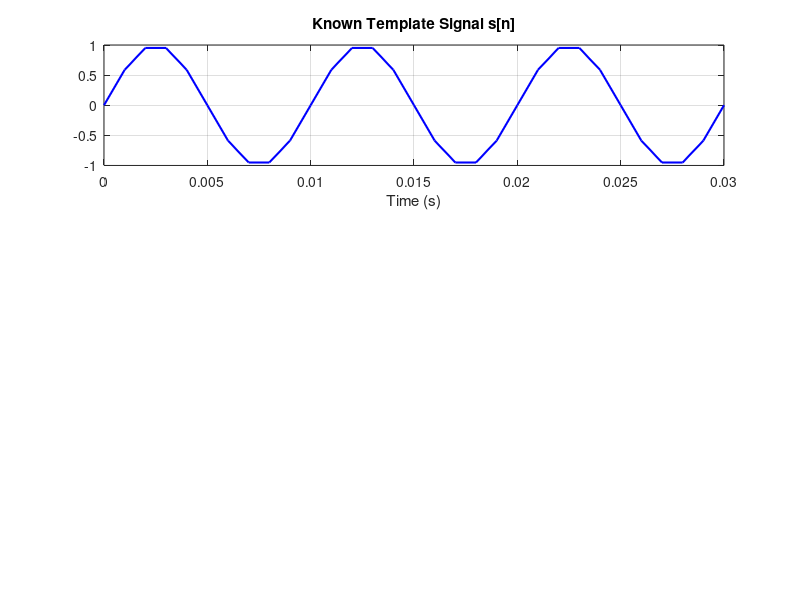

This chart was generated by the following MATLAB code:
% --- Generate Memory Files for Known Signal ---
clear; clc;

% 1. Create Reference Signal
fs = 1000;
t = 0:1/fs:0.03; % 31 samples
s = sin(2 * pi * 100 * t); % 100 Hz sine wave

subplot(3,1,1);
plot(t, s, 'b', 'LineWidth', 1.5);
title('Known Template Signal s[n]');
xlabel('Time (s)'); grid on;

% 2. Quantize to 8-Bit Signed Fixed-Point
BITS = 8;
s_norm = s / max(abs(s)); % Normalize to [-1.0, 1.0]
s_int = round(s_norm * (2^(BITS-1) - 1)); % Scale to [-128, 127]

% Convert negative numbers to 8-bit Two's Complement hex
s_hex = cell(length(s_int), 1);
for i = 1:length(s_int)
    val = s_int(i);
    if val < 0
        val = val + 2^BITS;
    end
    s_hex{i} = dec2hex(val, 2);
end

% --- Format A: Xilinx Vivado Block RAM (.coe) ---
fid = fopen('known_signal.coe', 'w');
fprintf(fid, 'memory_initialization_radix=16;\n');
fprintf(fid, 'memory_initialization_vector=\n');
for i = 1:length(s_hex)-1
    fprintf(fid, '%s,\n', s_hex{i});
end
fprintf(fid, '%s;\n', s_hex{end});
fclose(fid);

% --- Format B: Intel / Altera Quartus ROM (.mif) ---
fid = fopen('known_signal.mif', 'w');
fprintf(fid, 'WIDTH=8;\nDEPTH=%d;\n', length(s_int));
fprintf(fid, 'ADDRESS_RADIX=UNS;\nDATA_RADIX=HEX;\nCONTENT BEGIN\n');
for i = 1:length(s_hex)
    fprintf(fid, '  %d : %s;\n', i-1, s_hex{i});
end
fprintf(fid, 'END;\n');
fclose(fid);

% --- Format C: Plain Hex File (.mem) for Simulation & VHDL TextIO ---
fid = fopen('known_signal.mem', 'w');
for i = 1:length(s_hex)
    fprintf(fid, '%s\n', s_hex{i});
end
fclose(fid);
